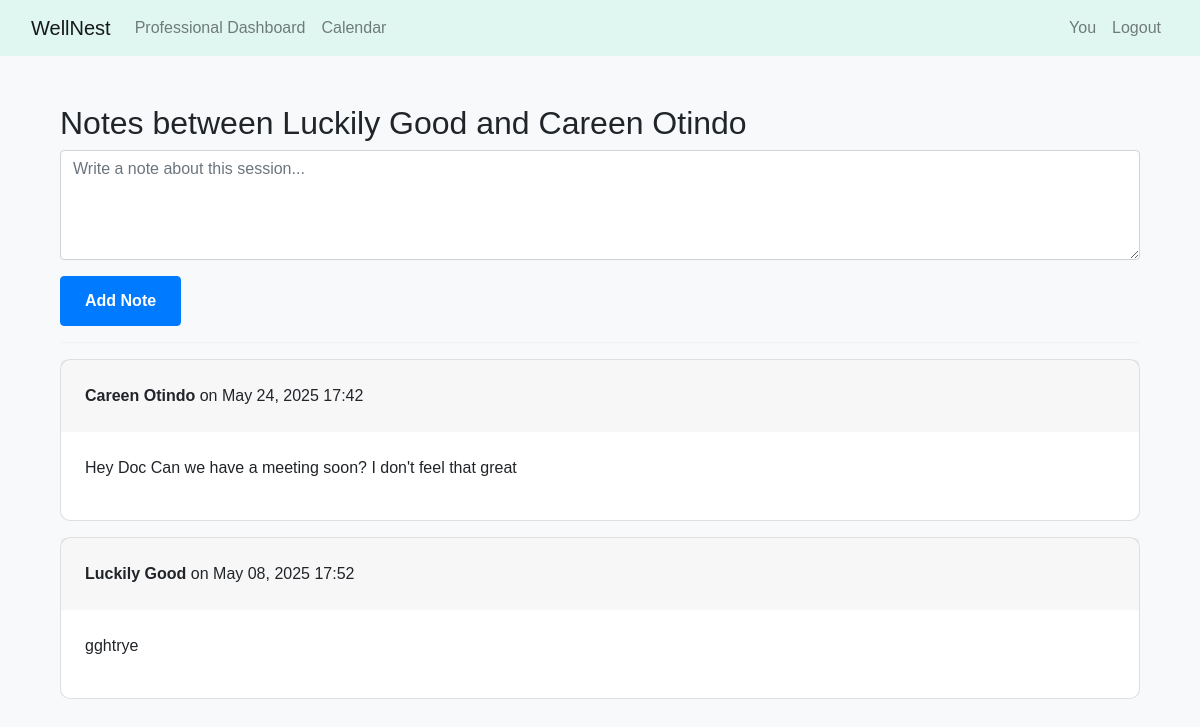
Page /shared_notes_view/1/notes/ (signed in) on the committed database.
### website/models.py (models this page shows, shortened)
class PatientProfessionalRelationship(models.Model):
    STATUS_CHOICES = [
    ('pending', 'Pending'),
    ('accepted', 'Accepted'),
    ('rejected', 'Rejected'),
    ]
    status = models.CharField(max_length=10, choices=STATUS_CHOICES, default='pending')
    patient = models.ForeignKey(User, on_delete=models.CASCADE, related_name='care_team')
    professional = models.ForeignKey(User, on_delete=models.CASCADE, related_name='patients')
    status = models.CharField(max_length=10, choices=STATUS_CHOICES, default='pending')
    rejection_reason = models.TextField(blank=True, null=True)
    access_mood = models.BooleanField(default=True)
    access_journal = models.BooleanField(default=False)
    journal_access_level = models.CharField(
        max_length=20,
        choices=[
            ('summary', 'Only Sentiment Summary'),
            ('titles', 'Entry Titles Only'),
            ('full', 'Full Journal Access')
        ],
        default='summary'
    )
    created_at = models.DateTimeField(auto_now_add=True)
    class Meta:
        unique_together = ('patient', 'professional')

class Note(models.Model):
    relationship = models.ForeignKey(
        PatientProfessionalRelationship,
        on_delete=models.CASCADE,
        related_name='notes'
    )
    author = models.ForeignKey(User, on_delete=models.CASCADE)
    content = models.TextField()
    created_at = models.DateTimeField(auto_now_add=True)

### website/relationship_views.py (the view)
# urls.py: path('shared_notes_view/<int:relationship_id>/notes/', relationship_views.shared_notes_view, name='shared_notes_view'),
@login_required
def shared_notes_view(request, relationship_id):
    relationship = get_object_or_404(PatientProfessionalRelationship, id=relationship_id)
    user = request.user
    if user != relationship.professional and user != relationship.patient:
        return HttpResponseForbidden("You do not have permission to view these notes.")
    notes = relationship.notes.order_by('-created_at')
    if request.method == 'POST':
        form = NoteForm(request.POST)
        if form.is_valid():
            note = form.save(commit=False)
            note.relationship = relationship
            note.author = user
            note.save()
            return redirect('shared_notes_view', relationship_id=relationship.id)
    else:
        form = NoteForm()
    return render(request, 'shared_notes.html', {
        'relationship': relationship,
        'notes': notes,
        'form': form,
    })

### website/forms.py
class NoteForm(forms.ModelForm):
    class Meta:
        model = Note
        fields = ['content']
        widgets = {
            'content': forms.Textarea(attrs={
                'rows': 4,
                'class': 'form-control',
                'placeholder': 'Write a note about this session...'
            })
        }
        labels = {
            'content': ''
        }

### website/templates/shared_notes.html (shortened to what this page needs)
{% extends "base.html" %}
{% block content %}
<div class="container mt-4">
    <h2>Notes between {{ relationship.professional.get_full_name }} and {{ relationship.patient.get_full_name }}</h2>
    <form method="post">
        {{ form.as_p }}
        <button type="submit" class="btn btn-primary">Add Note</button>
    </form>
    <hr>
    {% for note in notes %}
    <div class="card mb-3">
        <div class="card-header">
            <strong>{{ note.author.get_full_name }}</strong>
            on {{ note.created_at|date:"M d, Y H:i" }}
        </div>
        <div class="card-body">
            <p>{{ note.content }}</p>
        </div>
    </div>
    {% empty %}
    <p>No notes yet.</p>
    {% endfor %}
</div>
{% endblock %}

### static/css/main.css (style rules this page uses)
:root { --teal: #4db6ac; --lavender: #b39ddb; --coral: #ff8a65; --background-hero: #2c3e50; --background-footer: #34495e; --text-muted: #6c757d; }
:root { --serene-blue: #8fb8de; --calm-teal: #5eb8b3; --peaceful-lavender: #b8b8f3; --warm-sand: #f7dba7; --soft-green: #a8d5ba; --deep-blue: #3a5a78; }
body { background-color: #f8f9fa; font-family: 'Nunito', sans-serif; }
.card-header { border-bottom: none; padding: 1.5rem; }
.card-body { padding: 1.5rem; }
.card { border-radius: 10px; transition: transform 0.3s ease-in-out; }
.btn { padding: 0.75rem 1.5rem; border-radius: 4px; font-weight: 600; cursor: pointer; display: inline-flex; align-items: center; gap: 0.5rem; text-decoration: none; }

### rows in the picture
PatientProfessionalRelationship: professional.get_full_name "Luckily Good", patient.get_full_name "Careen Otindo"
Note: author.get_full_name "Careen Otindo", created_at "May 24, 2025 17:42", content "Hey Doc Can we have a meeting soon? I don't feel that great"
Note: author.get_full_name "Luckily Good", created_at "May 08, 2025 17:52", content "gghtrye"
